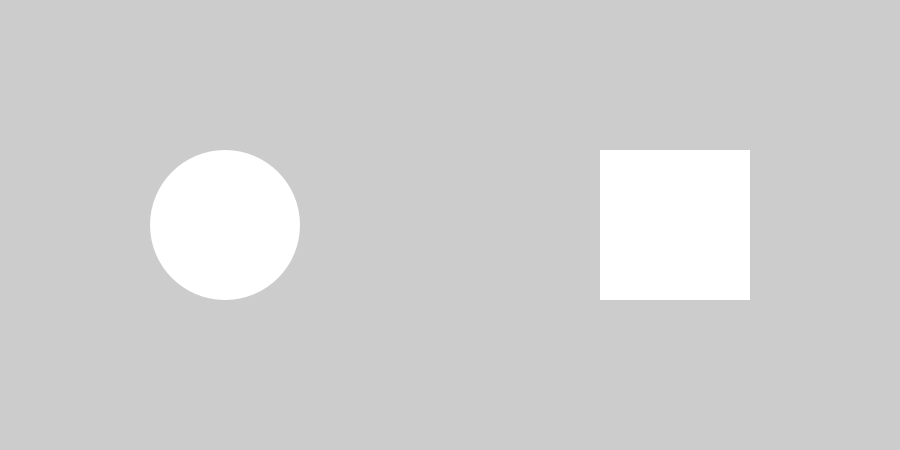
Frame 1 (no input)
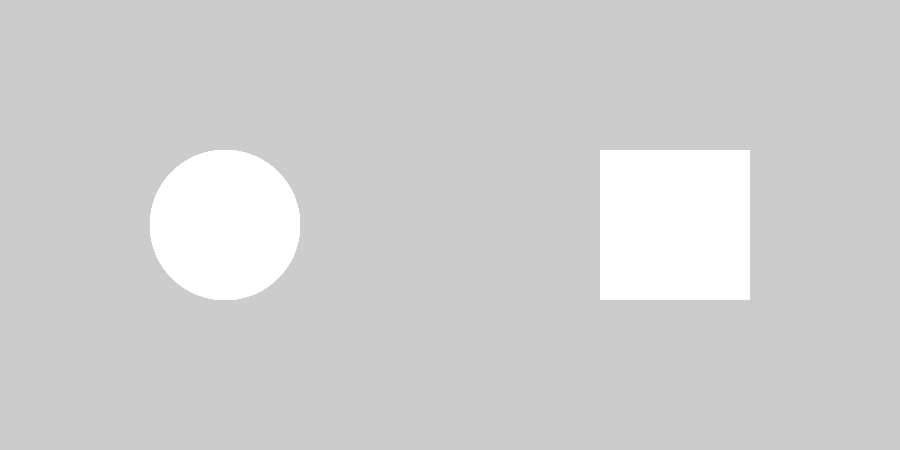
Frame 60 (the mouse pressed at the canvas centre just before this capture)
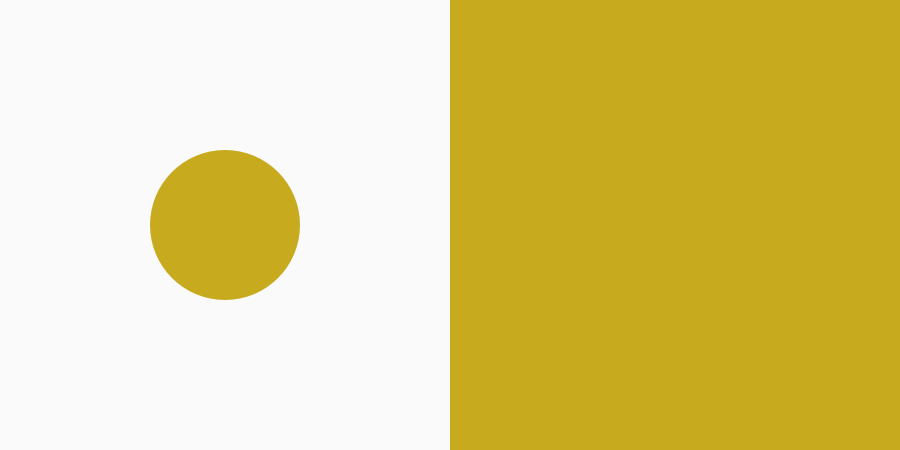
Frame 120 (the mouse held since frame 60 and released just before this capture)

The Processing sketch that drew these frames (run headless with seeded random() and noise(); from frame 60 on, the mouse is pressed at the canvas centre):

// Processing sketch: Week_2_Quiz
// ── Week_2_Quiz.pde
//https://github.com/Justinayeung/Processing/tree/master/ALL%20SKETCHES/Week%204/LightOn

float circleX, circleY;
float squareX, squareY;
float size = 150;

boolean circleClick = false;
boolean squareClick = false;

String displayQuote = "Quote Number 1";

void setup()
{
  size(900, 450);
  rectMode(CENTER);
  noStroke();
  circleX = 225;
  circleY = height/2;
  squareX = 675;
  squareY = height/2;
}

void draw()
{ 
  mouseClicked();
  
  if(circleClick)
  {
    //background square fill color changes
    rect(225, height/2, 450, 450);
    fill(100, 100, 30);
    
    //The background side of square would stay as if it was false
    rect(675, height/2, 450, 450);
    fill(250);
  }
  
  if(squareClick)
  {
    //background square fill color changes
    rect(675, height/2, 450, 450);
    fill(0);
    
    //The background side of the circle would stay as if it was false
    rect(225, height/2, 450, 450);
    fill(200, 170, 30);
  }
  
  ellipse(circleX, circleY, size, size);
  rect(squareX, squareY, size, size);
}

void mouseClicked()
{
  if(mousePressed)
  {
    if(mouseX > 525 && mouseX < 835 && mouseY > height/2 - size/2 && mouseY < height/2 + size/2)
    {
      //if mouse is pressed within the limits (square)
      squareClick = true;
    }
    else
    {
      //if it is not true it will = false
      squareClick = false;
      rect(675, height/2, 450, 450);
      fill(250);
    }
  }
    
  if(mousePressed)
  {
    if(mouseX > 225 - size/2 && mouseX < 225 + size/2 && mouseY > height/2 - size/2 && mouseY < height/2 + size/2)
    {
      //If mouse is pressed and within the limit (circle)
      circleClick = true;
    }
    else
    {
      //if it is not true it will = false
      circleClick = false;
      rect(225, height/2, 450, 450);
      fill(200, 170, 30);
    }
  }
}
